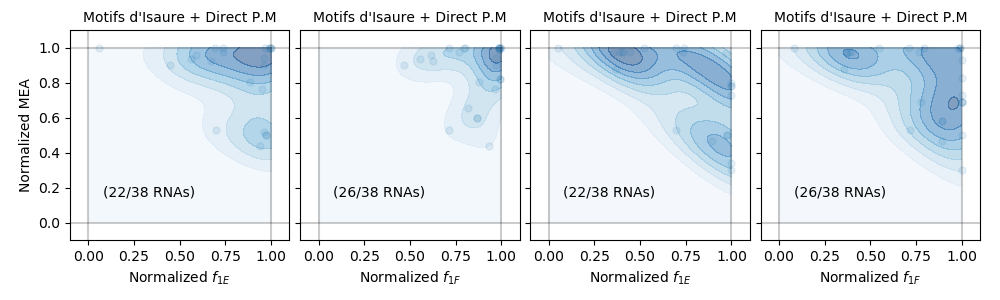

Reproduce this figure in Python.
#!/usr/bin/python3
# Created by Louis Becquey, [email redacted], Oct 2019
# This script processes files containing RNA structures obtained from bi-objective
# optimization programs, and a dot-bracket database of reference structures, to plot
# where are the best solutions in the Pareto set.
#
# The result files should follow this kind of format:
# for Biokop: (option --biokop)
# Structure        Free energy score       Expected accuracy score
# (((...(((...)))))) <tab> obj1_value <tab> obj2_value
# (((............))) <tab> obj1_value <tab> obj2_value
# ((((((...)))...))) <tab> obj1_value <tab> obj2_value
# ...
#
# for BiORSEO: (options --biorseo_**stuff**)
# >Header of the sequence
# GGCACAGAGUUAUGUGCC
# (((...(((...)))))) + Motif1 + Motif2 <tab> obj1_value <tab> obj2_value
# (((............))) <tab> obj1_value <tab> obj2_value
# ((((((...)))...))) + Motif1 <tab> obj1_value <tab> obj2_value
#
# typical Biokop usage:
# python3 pareto_visualizer.py --biokop --folder path/to/your/results/folder --database path/to/the/database_file.dbn
# typical Biorseo usage:
# python3 pareto_visualizer_json.py --folder path/to/your/results/folder (pmE et pmF) --database path/to/the/database_file.dbn (nom, sequence, structure)
#

from math import sqrt
import numpy as np
import matplotlib.pyplot as plt
from matplotlib import cm 
import scipy.stats as st
import sys
import os
import subprocess
import getopt

class SecStruct:
    def __init__(self, name, dot_bracket, contacts, obj1_value, obj2_value):
        self.name = name
        self.dbn = dot_bracket
        self.ctc = contacts
        self.objectives = [ obj1_value, obj2_value ]
        self.basepair_list = self.get_basepairs()
        self.length = len(dot_bracket)

    def get_basepairs(self):
        parenthesis = []
        brackets = []
        braces = []
        rafters = []
        basepairs = []
        As = []
        Bs = []
        for i, c in enumerate(self.dbn):
            if c == '(':
                parenthesis.append(i)
            if c == '[':
                brackets.append(i)
            if c == '{':
                braces.append(i)
            if c == '<':
                rafters.append(i)
            if c == 'A':
                As.append(i)
            if c == 'B':
                Bs.append(i)
            if c == '.':
                continue
            if c == ')':
                basepairs.append((i, parenthesis.pop()))
            if c == ']':
                basepairs.append((i, brackets.pop()))
            if c == '}':
                basepairs.append((i, braces.pop()))
            if c == '>':
                basepairs.append((i, rafters.pop()))
            if c == 'a':
                basepairs.append((i, As.pop()))
            if c == 'b':
                basepairs.append((i, Bs.pop()))
        return basepairs

    def get_MCC_with(self, reference_structure):
        # Get true and false positives and negatives
        tp = 0
        fp = 0
        tn = 0
        fn = 0
        for bp in reference_structure.basepair_list:
            if bp in self.basepair_list:
                tp += 1
            else:
                fn += 1
        for bp in self.basepair_list:
            if bp not in reference_structure.basepair_list:
                fp += 1
        tn = reference_structure.length * (reference_structure.length - 1) * 0.5 - fp - fn - tp

        # Compute MCC
        if (tp+fp == 0):
            print("We have an issue : no positives detected ! (linear structure)")
        return (tp*tn-fp*fn) / sqrt((tp+fp)*(tp+fn)*(tn+fp)*(tn+fn))

    def get_MCC_ctc_with(self, reference_structure):
        # Get true and false positives and negatives
        tp = 0
        fp = 0
        tn = 0
        fn = 0
        prediction = self.ctc
        true_ctc = reference_structure.ctc
        for i in range(len(true_ctc)):
            if true_ctc[i] == '*' and prediction[i] == '*':
                tp += 1
            elif true_ctc[i] == '.' and prediction[i] == '.':
                tn += 1
            elif true_ctc[i] == '.' and prediction[i] == '*':
                fp += 1
            elif true_ctc[i] == '*' and prediction[i] == '.':
                fn += 1
        # print(str(tp) + " " + str(tn) + " " + str(fp) + " " + str(fn) + "\n")

        result = (tp * tn - fp * fn) / sqrt((tp + fp) * (tp + fn) * (tn + fp) * (tn + fn))
        # Compute MCC
        if ((tp + fp) * (tp + fn) * (tn + fp) * (tn + fn) == 0):
            print("warning: division by zero!")
            return None
        elif (tp + fp == 0):
            print("We have an issue : no positives detected ! (linear structure)")
        return (tp * tn - fp * fn) / sqrt((tp + fp) * (tp + fn) * (tn + fp) * (tn + fn))

class Pareto:
    def __init__(self, list_of_structs, reference):
        self.predictions = list_of_structs
        self.true_structure = reference
        self.n_pred = len(list_of_structs)
        self.max_obj1 = max([s.objectives[0] for s in self.predictions ])
        self.max_obj2 = max([s.objectives[1] for s in self.predictions ])
        self.index_of_best = self.find_best_solution()
        self.index_of_best_ctc = self.find_best_solution_ctc()
        
    def find_best_solution(self):
        # returns the index of the solution of the Pareto set which is the closest
        # to the real 2D structure (the one with the max MCC)
        max_i = -1
        max_mcc = -1
        for i,s in enumerate(self.predictions):
            mcc = s.get_MCC_with(self.true_structure)
            if mcc > max_mcc:
                max_mcc = mcc
                max_i = i
        print("\n" + "max mcc str: " + str(max_mcc))
        return max_i

    def find_best_solution_ctc(self):
        # returns the index of the solution of the Pareto set which is the closest
        # to the real contacts area (the one with the max MCC)
        max_i = -1
        max_mcc = -1
        for i,s in enumerate(self.predictions):
            mcc = s.get_MCC_ctc_with(self.true_structure)
            if mcc is None:
                continue
            elif mcc > max_mcc:
                max_mcc = mcc
                max_i = i
        return max_i

    def get_normalized_coords(self):
        # retrieves the objective values of the best solution and normalizes them
        coords = self.predictions[self.index_of_best].objectives
        if self.max_obj1: # avoid divide by zero if all solutions are 0
            x = coords[0]/self.max_obj1
        else:
            x = 0.5
        if self.max_obj2: # avoid divide by zero if all solutions are 0
            y = coords[1]/self.max_obj2
        else:
            y = 0.5
        return ( x,y )

    def get_normalized_coords_ctc(self):
        CRED = '\033[91m'
        CEND = '\033[0m'
        CGREEN = '\33[32m'
        CBLUE = '\33[34m'
        # retrieves the objective values of the best solution and normalizes them
        coords = self.predictions[self.index_of_best_ctc].objectives
        if self.max_obj1: # avoid divide by zero if all solutions are 0
            x = coords[0]/self.max_obj1
        else:
            x = 0.5
        """if(x < 0.5):
            print("\n" + CRED + self.predictions[self.index_of_best_ctc].name + CEND)
            print(CRED + self.predictions[self.index_of_best_ctc].ctc + CEND)
            print("count: " + str(self.predictions[self.index_of_best_ctc].ctc.count("*")))
            print(CRED + self.true_structure.ctc + CEND)
            print("count: " + str(self.true_structure.ctc.count("*")) + "\n")

        elif(x >= 0.5 and type(self.predictions[self.index_of_best_ctc].ctc)) is str:
            print("\n" + CGREEN + self.predictions[self.index_of_best_ctc].name + CEND)
            print(CGREEN + self.predictions[self.index_of_best_ctc].ctc + CEND)
            print("count: " + str(self.predictions[self.index_of_best_ctc].ctc.count("*")))
            print(CGREEN + self.true_structure.ctc + CEND)
            print("count: " + str(self.true_structure.ctc.count("*")) + "\n")"""

        if self.max_obj2: # avoid divide by zero if all solutions are 0
            y = coords[1]/self.max_obj2
        else:
            y = 0.5
        return ( x,y )

class RNA:
    def __init__(self, filename, header, seq, struct, contacts):
        self.seq_ = seq
        self.header_ = header
        self.struct_ = struct
        self.contacts_ = contacts
        self.basename_ = filename


ignored_nt_dict = {}
def is_canonical_nts(seq):
    for c in seq[:-1]:
        if c not in "ACGU":
            if c in ignored_nt_dict.keys():
                ignored_nt_dict[c] += 1
            else:
                ignored_nt_dict[c] = 1
            return False
    return True

def is_canonical_bps(struct):
    if "()" in struct:
        return False
    if "(.)" in struct:
        return False
    if "(..)" in struct:
        return False
    if "[]" in struct:
        return False
    if "[.]" in struct:
        return False
    if "[..]" in struct:
        return False
    return True

def load_from_dbn(file, header_style=1):
    container = []
    counter = 0
    db = open(file, "r")
    c = 0
    header = ""
    seq = ""
    struct = ""
    while True:
        l = db.readline()
        if l == "":
            break
        c += 1
        c = c % 4
        if c == 1:
            header = l[:-1]
        if c == 2:
            seq = l[:-1].upper()
        if c == 3:
            struct = l[:-1]
            n = len(seq)
        if c == 0:
            contacts = l[:-1]
            if is_canonical_nts(seq) and is_canonical_bps(struct):
                if header_style == 1: container.append(RNA(header.replace('/', '_').split('(')[-1][:-1], header, seq, struct, contacts))
                if header_style == 2: container.append(RNA(header.replace('/', '_').split('[')[-1][:-41], header, seq, struct, contacts))
                if '[' in struct: counter += 1
    db.close()
    return container, counter

def parse_biokop(folder, basename, ext=".biok"):
    solutions = []
    if os.path.isfile(os.path.join(folder, basename + ext)):
        rna = open(os.path.join(folder, basename + ext), "r")
        lines = rna.readlines()
        rna.close()
        different_2ds = []
        for s in lines[1:]:
            if s == '\n':
                continue
            splitted = s.split('\t')
            db2d = splitted[0]
            if db2d not in different_2ds:
                different_2ds.append(db2d)
            # here is a negative sign because Biokop actually minimizes -MEA instead
            # of maximizing MEA : we switch back to MEA
            solutions.append(SecStruct(basename, db2d, -float(splitted[1]), -float(splitted[2][:-1])))

        # check the range of MEA in this pareto set
        min_mea = solutions[0].objectives[1]
        max_mea = min_mea
        for s in solutions:
            mea = s.objectives[1]
            if mea < min_mea:
                min_mea = mea
            if mea > max_mea:
                max_mea = mea

        # normalize so the minimum MEA of the set is 0
        for i in range(len(solutions)):
            solutions[i].objectives[1] -= min_mea

        if len(different_2ds) > 1:
            return solutions
        else:
            print("[%s] \033[36mWARNING: ignoring this RNA, only one 2D solution is found.\033[0m" % (basename))
    else:
        print("[%s] \033[36mWARNING: file not found !\033[0m" % (basename))

def parse_biorseo(folder, basename, ext):
    solutions = []
    print(basename + ext)
    if os.path.isfile(os.path.join(folder, basename + ext)):
        rna = open(os.path.join(folder, basename + ext), "r")
        lines = rna.readlines()
        rna.close()
        different_2ds = []
        contacts = []
        str2d = []
        count = 0;
        for s in lines[2:]:
            count = count + 1
            if s == '\n':
                continue
            splitted = s.split('\t')
            if(count % 2 == 1):
                obj1 = float(splitted[1])
                obj2 = float(splitted[2][:-1])
            db2d = splitted[0].split(' ')[0]
            if db2d not in different_2ds:
                if(s.find('(') != -1):
                    different_2ds.append(db2d)
            if(s.find('*') != -1):
                contacts = db2d
                solutions.append(SecStruct(basename, str2d, contacts, obj1, obj2))
            elif(s.find('(') != -1):
                str2d = db2d
        if len(different_2ds) > 1:
            return solutions
        else:
            print("[%s] \033[36mWARNING: ignoring this RNA, only one 2D or contacts solution is found.\033[0m" % (basename))
    else:
        print("[%s] \033[36mWARNING: file not found !\033[0m" % (basename))
    return None

def prettify_biorseo(code):
    name = ""
    if "bgsu" in code:
        name += "RNA 3D Motif Atlas + "
    elif "json" in code:
        name += "Motifs d'Isaure + Direct P.M"
    else:
        name += "Rna3Dmotifs + "
    if "raw" in code:
        name += "Direct P.M."
    if "byp" in code:
        name += "BPairing"
    if "jar3d" in code:
        name += "Jar3d"
    # name += " + $f_{1" + code[-1] + "}$"
    return name

# Parse options
try:
    opts, args = getopt.getopt( sys.argv[1:], "", 
                             [  "json_pmE",
                                "json_pmF",
                                "folder=",
                                "database=",
                                "output="
                             ])
except getopt.GetoptError as err:
    print(err)
    sys.exit(2)

results_folder = "."
extension = "all"
outputf = ""
for opt, arg in opts:
    if opt == "--biokop":
        extension = ".biok"
        parse = parse_biokop
    elif opt == "--folder":
        results_folder = arg
    elif opt == "--database":
        database = arg
    elif opt == "--output":
        outputf = arg
    else:
        extension = '.' + opt[2:]
        parse = parse_biorseo

RNAcontainer, _ = load_from_dbn(database)

if results_folder[-1] != '/':
    results_folder = results_folder + '/'
if outputf == "":
    outputf = results_folder
if outputf[-1] != '/':
    outputf = outputf + '/'

def process_extension(ax, pos, ext, nsolutions=False, xlabel="Best solution performs\nwell on obj1", ylabel="Best solution performs\n well on obj2"):
    points = []
    sizes = []
    for rna in RNAcontainer:
        # Extracting the predictions from the results file
        solutions = parse(results_folder, rna.basename_, ext)
        reference = SecStruct(rna.basename_, rna.struct_, rna.contacts_, float("inf"), float("inf"))
        if solutions is None:
            continue
        pset = Pareto(solutions, reference)
        points.append(pset.get_normalized_coords())
        sizes.append(pset.n_pred)
        print("[%s] Loaded %d solutions in a Pareto set, max(obj1)=%f, max(obj2)=%f" % (rna.basename_, pset.n_pred, pset.max_obj1, pset.max_obj2))
    print("Loaded %d points on %d." % (len(points), len(RNAcontainer)))

    x = np.array([ p[0] for p in points ])
    y = np.array([ p[1] for p in points ])
    xmin, xmax = 0, 1
    ymin, ymax = 0, 1
    xx, yy = np.mgrid[xmin:xmax:100j, ymin:ymax:100j]
    positions = np.vstack([xx.ravel(), yy.ravel()])
    values = np.vstack([x, y])
    kernel = st.gaussian_kde(values)
    f = np.reshape(kernel(positions).T, xx.shape)
    ax[pos].axhline(y=0, alpha=0.2, color='black')
    ax[pos].axhline(y=1, alpha=0.2, color='black')
    ax[pos].axvline(x=0, alpha=0.2, color='black')
    ax[pos].axvline(x=1, alpha=0.2, color='black')
    ax[pos].contourf(xx, yy, f, cmap=cm.Blues, alpha=0.5)
    ax[pos].scatter(x, y, s=25, alpha=0.1)
    ax[pos].set_xlim((-0.1,1.1))
    ax[pos].set_ylim((-0.1,1.1))
    ax[pos].set_title(prettify_biorseo(ext[1:]), fontsize=10)
    ax[pos].annotate("("+str(len(points))+'/'+str(len(RNAcontainer))+" RNAs)", (0.08, 0.15))
    ax[pos].set_xlabel(xlabel)
    ax[pos].set_ylabel(ylabel)

    if nsolutions:
        ax[pos+1].hist(sizes, bins=range(0, max(sizes)+1, 2), histtype='bar')
        ax[pos+1].set_xlim((0,max(sizes)+2))
        ax[pos+1].set_xticks(range(0, max(sizes), 10))
        ax[pos+1].set_xticklabels(range(0, max(sizes), 10), rotation=90)
        ax[pos+1].set_xlabel("# solutions")
        ax[pos+1].set_ylabel("# RNAs")

def process_extension_ctc(ax, pos, ext, nsolutions=False, xlabel="Best solution performs\nwell on obj1", ylabel="Best solution performs\n well on obj2"):
    points = []
    sizes = []
    for rna in RNAcontainer:
        # Extracting the predictions from the results file
        solutions = parse(results_folder, rna.basename_, ext)
        reference = SecStruct(rna.basename_, rna.struct_, rna.contacts_, float("inf"), float("inf"))
        if solutions is None:
            continue
        pset = Pareto(solutions, reference)
        points.append(pset.get_normalized_coords_ctc())
        sizes.append(pset.n_pred)
        print("[%s] Loaded %d solutions in a Pareto set, max(obj1)=%f, max(obj2)=%f" % (rna.basename_, pset.n_pred, pset.max_obj1, pset.max_obj2))
    print("Loaded %d points on %d." % (len(points), len(RNAcontainer)))

    x = np.array([ p[0] for p in points ])
    y = np.array([ p[1] for p in points ])
    xmin, xmax = 0, 1
    ymin, ymax = 0, 1
    xx, yy = np.mgrid[xmin:xmax:100j, ymin:ymax:100j]
    positions = np.vstack([xx.ravel(), yy.ravel()])
    values = np.vstack([x, y])
    kernel = st.gaussian_kde(values)
    f = np.reshape(kernel(positions).T, xx.shape)
    ax[pos].axhline(y=0, alpha=0.2, color='black')
    ax[pos].axhline(y=1, alpha=0.2, color='black')
    ax[pos].axvline(x=0, alpha=0.2, color='black')
    ax[pos].axvline(x=1, alpha=0.2, color='black')
    ax[pos].contourf(xx, yy, f, cmap=cm.Blues, alpha=0.5)
    ax[pos].scatter(x, y, s=25, alpha=0.1)
    ax[pos].set_xlim((-0.1,1.1))
    ax[pos].set_ylim((-0.1,1.1))
    ax[pos].set_title(prettify_biorseo(ext[1:]), fontsize=10)
    ax[pos].annotate("("+str(len(points))+'/'+str(len(RNAcontainer))+" RNAs)", (0.08,0.15))
    ax[pos].set_xlabel(xlabel)
    ax[pos].set_ylabel(ylabel)

    if nsolutions:
        ax[pos+1].hist(sizes, bins=range(0, max(sizes)+1, 2), histtype='bar')
        ax[pos+1].set_xlim((0,max(sizes)+2))
        ax[pos+1].set_xticks(range(0, max(sizes), 10))
        ax[pos+1].set_xticklabels(range(0, max(sizes), 10), rotation=90)
        ax[pos+1].set_xlabel("# solutions")
        ax[pos+1].set_ylabel("# RNAs")


if extension == "all":
    parse = parse_biorseo
    fig, ax = plt.subplots(1, 2, figsize=(10, 5), sharey=True)
    ax = ax.flatten()
    process_extension(ax, 0, ".json_pmE_MFE", xlabel="Normalized $f_{1E}$", ylabel="Normalized MFE")
    print("--------------------------------------------------------------------------------------------")
    process_extension_ctc(ax, 1, ".json_pmE_MFE", xlabel="Normalized $f_{1E}$", ylabel="Normalized MFE")
    print("--------------------------------------------------------------------------------------------")

    for a in ax:
        a.label_outer()
    plt.subplots_adjust(bottom=0.2, top=0.9, left=0.07, right=0.98, hspace=0.05, wspace=0.05)
    plt.savefig("pareto_visualizer_json_MFE_functionE.png")
else:
    fig, ax = plt.subplots(2,1, figsize=(6,5))
    plt.subplots_adjust(bottom=0.12, top=0.9, left=0.15, right=0.9, hspace=0.4)
    if extension == ".biok":
        process_extension(ax, 0, extension, nsolutions=True, xlabel="Normalized MFE", ylabel="Normalized MFE")
    else:
        process_extension(ax, 0, extension, nsolutions=False)
    plt.savefig("pareto_visualizer_ext.png")